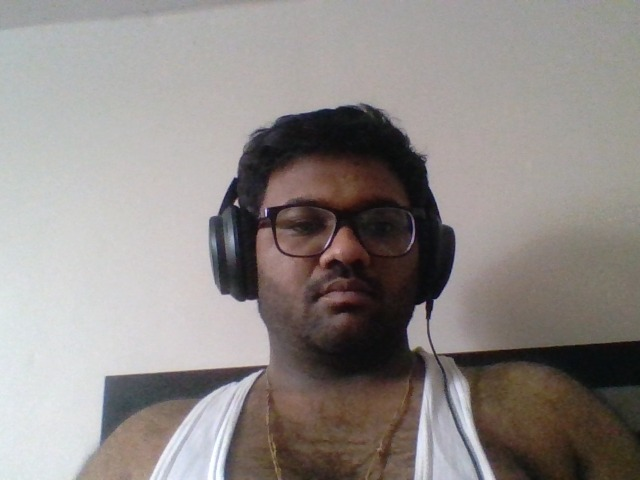
#> input picture uploads/swEP8VYh/authenticate/image_1740158312451.jpg, 640 x 480 px
$ python detect_face.py ../uploads/swEP8VYh/authenticate/image_1740158312451.jpg ../uploads/swEP8VYh/authenticate/image_1740158313450.jpg
#> lines starting #> are read from the running program, lines starting #| are printed output that depends on the picture
import cv2
import sys

# Function to detect face
def detect_face(image_path):
    # Load the pre-trained face detector model from OpenCV
    face_cascade = cv2.CascadeClassifier(cv2.data.haarcascades + 'haarcascade_frontalface_default.xml')

    # Read the image
    image = cv2.imread(image_path)
#> image is the input picture: shape (480, 640, 3); mean B, G, R 135.2, 137.8, 143.9
    if image is None:
        print("Image not found.")
        return False

    # Convert image to grayscale (necessary for face detection)
    gray_image = cv2.cvtColor(image, cv2.COLOR_BGR2GRAY)
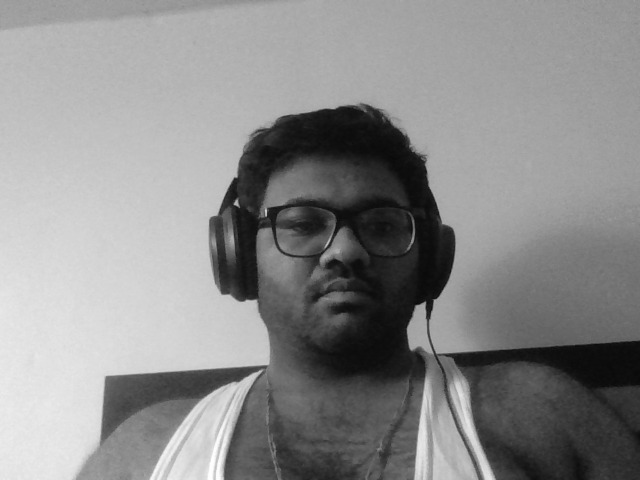
#> gray_image: shape (480, 640); min 5, max 255, mean 139.4

    # Detect faces in the image
    faces = face_cascade.detectMultiScale(gray_image, scaleFactor=1.1, minNeighbors=5, minSize=(30, 30))
#> faces = [[244, 148, 192, 192]]

    # If faces are detected
    if len(faces) > 0:
        return True
    else:
        return False

# Main function to get input from command-line arguments
def main():
    # Check if an image path is provided in the arguments
    if len(sys.argv) < 3:
        print("Please provide the image file path as an argument.")
        sys.exit(1)

    # Get the image path from command-line arguments
    image_path = sys.argv[1]
    user_id = sys.argv[2]

    # Call the detect_face function
    result = detect_face(image_path)

    # Print the result based on detection
    if result:
        print("Face detected and visible from the front.")
    else:
        print("No front-facing face detected.")

if __name__ == "__main__":
    main()
